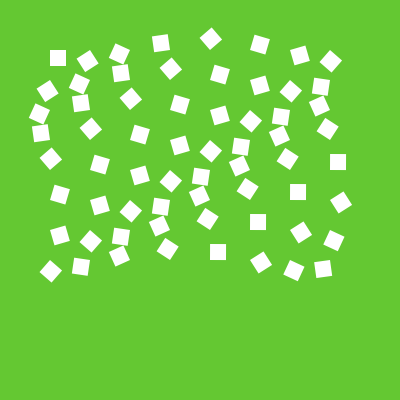
Frame 1 (no input)
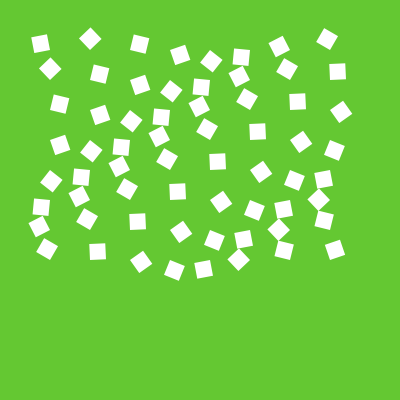
Frame 60 (the mouse pressed at the canvas centre just before this capture)
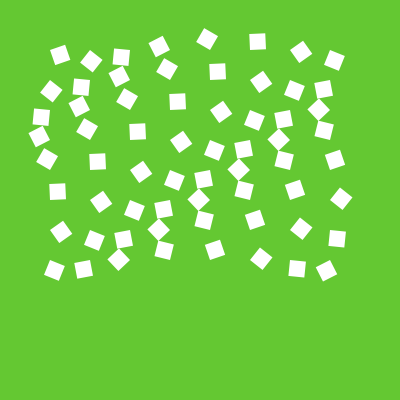
Frame 120 (the mouse held since frame 60 and released just before this capture)

The Processing sketch that drew these frames (run headless with seeded random() and noise(); from frame 60 on, the mouse is pressed at the canvas centre):

// Processing sketch: wavy_effect_usando_while_e_funcoes_com_parametros
// ── wavy_effect_usando_while_e_funcoes_com_parametros.pde
float rot = 0;

void setup() {
  size(400,400);
  smooth();
  noStroke();
  //rectMode(CENTER);
}

void draw_rotating_rectangle(float x, float y, float diam, float r) {
  translate(x, y);
  rotate(r);
  rect(0, 0, diam, diam);
  resetMatrix();
}

void draw() {
  background(100, 200, 50);
  float x = 0;
  while (x < 8) {
    float y = 0;
    while (y < 8) {
      draw_rotating_rectangle(50 + x * 40, 50 + y * 30, 16, rot + y + x);
      y = y + 1;
    }
    x = x + 1;
  }
  rot = rot + 0.05;
}
